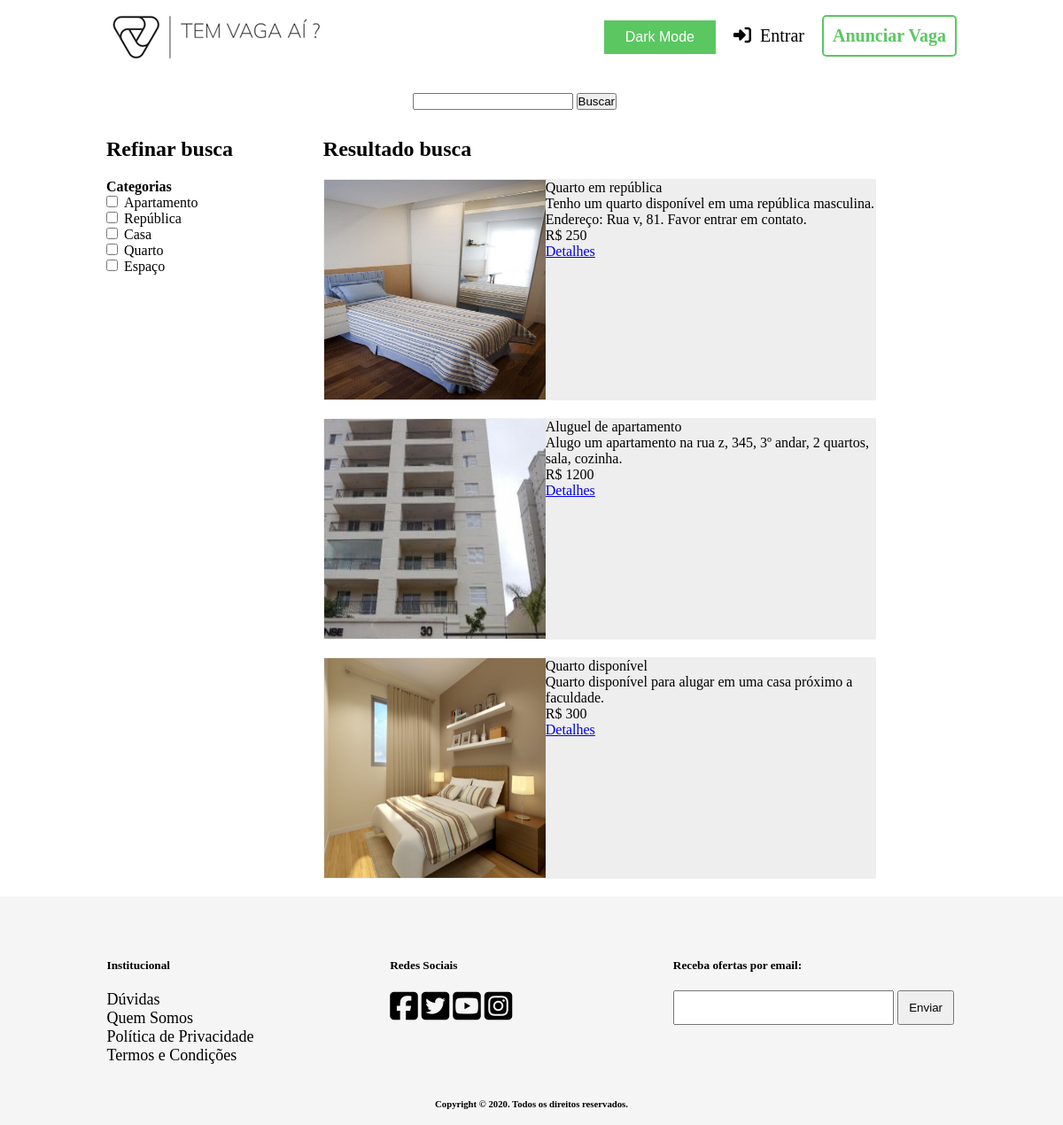
The app's page /paginas/resultadoBusca.php?buscar=Quarto with its own data.
### tables this page shows
CREATE TABLE IF NOT EXISTS Imagem (
    idImagem INT NOT NULL AUTO_INCREMENT PRIMARY KEY,
    url VARCHAR(90),
    Anuncio_idAnuncio INT
);

CREATE TABLE IF NOT EXISTS Anuncio (
    idAnuncio INT NOT NULL AUTO_INCREMENT PRIMARY KEY,
    titulo VARCHAR(45),
    descricao VARCHAR(150),
    valor FLOAT,
    Usuario_idUsuario INT
);

### classes/Categoria.class.php (called while the page is built, shortened)
<?php
class Categoria {
    public function getNomeDasCategorias () {
        global $pdo;
        $sql = $pdo->prepare("SELECT nome FROM Categoria");
        $sql->execute();
        $array = NULL;
        if ($sql->execute() == true) {
            if ($sql->rowCount() > 0) {
                $array = $sql->fetchAll(PDO::FETCH_COLUMN);
            }
        }
        return $array;
    }
}
?>

### classes/Anuncio.class.php (called while the page is built, shortened)
<?php
class Anuncio {
    public function getAnuncios ($termo) {
        global $pdo;
        $termo = $this->test_input($termo);
        $sql = $pdo->prepare("SELECT * FROM Anuncio WHERE titulo LIKE LOWER (?) OR descricao LIKE LOWER (?)");
        $termoBuscar = '%'.$termo.'%';
        $sql->bindParam(1, $termoBuscar);
        $sql->bindParam(2, $termoBuscar);
        $array = NULL;
        if ($sql->execute() == true) {
            if ($sql->rowCount() > 0) {
                $array = $sql->fetchAll();
            }
        }
        return $array;
    }
    public function getImagensPorAnuncio ($idAnuncio) {
        global $pdo;
        $sql = $pdo->prepare("SELECT * FROM Imagem WHERE Anuncio_idAnuncio = ?");
        $sql->bindParam(1, $idAnuncio);
        $array = NULL;
        if ($sql->execute() == true) {
            if ($sql->rowCount() > 0) {
                $array = $sql->fetchAll();
            }
        }
        return $array;
    }
    public function test_input($data) {
        $data = trim($data);
        $data = stripslashes($data);
        $data = htmlspecialchars($data);
        return $data;
    }
}
?>

### paginas/resultadoBusca.php (the view, shortened to what this page needs)
<!DOCTYPE html>
<html lang="en" dir="ltr">
    <head>
        <link rel="stylesheet" href="../css/footer.css">
        <link rel="stylesheet" href="../css/header.css">
        <link rel="stylesheet" href="../css/resultadoBusca.css">
        <link rel="stylesheet" href="../css/darkMode.css">
    </head>
    <body>
        <?php require './header.php'; ?>
        <div class="conteudoPrincipal">
            <div class="buscaAvancada">
                <form class="" action="<?php echo htmlspecialchars($_SERVER["PHP_SELF"]);?>" method="get" id ='formID'>
                    <input type="text" name="buscar" value="">
                    <input type="submit" name="" value="Buscar">
                </form>
            </div>
            <div>
                <div class="refinarBusca">
                    <h2>Refinar busca</h2>
                    <div class="categorias">
                        <h4>Categorias</h4>
                        <?php
                        $pastaImagens = __ROOT__.'/imagens/anuncios/';
                        require '../classes/Categoria.class.php';
                        $c = new Categoria();
                        $categorias = $c->getNomeDasCategorias();
                        if (isset($categorias) && !empty($categorias)) {
                            foreach ($categorias as $cat){
                                echo "<input  name='categoria[]' form='formID' type='checkbox' style='margin-right: 7px;' value=".$cat.">".$cat."</input> <br>";
                            }
                        }
                        ?>
                    </div>
                </div>
                <div class="resultadoAnuncios">
                    <h2>Resultado busca</h2>
                    <?php
                    require '../classes/Anuncio.class.php';
                    $a = new Anuncio();
                    if (isset($_GET)) :
                        if (isset($_GET['categoria']) && count($_GET['categoria']) != 0) {
                            $resultadoBusca = $a->getAnunciosPorCategoria($_GET['categoria'], $_GET['buscar']);
                        } else {
                            if (!empty($_GET['buscar'])) {
                                $resultadoBusca = $a->getAnuncios($_GET['buscar']);
                            }
                        }
                        if (isset($resultadoBusca) && !empty($resultadoBusca)):
                            foreach ($resultadoBusca as $anuncio):
                            ?>
                                <div class='anuncio'>
                                    <div class='imagem'>
                                        <?php
                                        $imagens = $a->getImagensPorAnuncio($anuncio['idAnuncio']);
                                        if (isset($imagens) && !empty($imagens)) {
                                            foreach ($imagens as $img) {
                                                echo "<img src='".$pastaImagens.$img['url']."' alt=''>";
                                            }
                                        }
                                        ?>
                                    </div>
                                    <div class='info'>
                                        <span class="titulo"><?php echo $anuncio['titulo'] ?></span>
                                        <span class="descricao"><?php echo $anuncio['descricao'] ?></span>
                                        <span class="valor"><?php echo "R$ ".$anuncio['valor'] ?></span>
                                        <span class="detalhes"><a href="<?php echo __ROOT__."/paginas/detalhesAnuncios.php?idAnuncio=".$anuncio['idAnuncio'] ?>">Detalhes</a></span>
                                    </div>
                                </div>
                            <?php
                            endforeach;
                        else:
                            echo "<h4 style='padding-top: 20px;'>Nada encontrado</h4>";
                        endif;
                    else:
                        echo "<h4 style='padding-top: 20px;'>Nada encontrado</h4>";
                    endif;
                    ?>
                </div>
            </div>
        </div>
        <?php require './footer.php' ?>
    </body>
</html>

### css/header.css (style rules this page uses)
* { box-sizing: border-box; margin: 0; padding: 0; }
body { background-color: rgb(252,252,252); display: flex; flex-direction: column; justify-content: space-between; min-height: 100vh; }

### css/resultadoBusca.css (style rules this page uses)
.conteudoPrincipal { min-height: 64vh; margin: 0 auto; width: 80%; padding-top: 25px; }
.conteudoPrincipal > div:last-child { width: 100%; }
.buscaAvancada { display: flex; width: 96%; height: 50px; justify-content: center; }
.refinarBusca { display: inline-block; width: 25.5%; float: left; }
.resultadoAnuncios { width: 65%; display: inline-block; float: left; }
.categorias { padding-top: 20px; }
.anuncio { width: 100%; height: 250px; margin: 20px 0; background-color: #EEE; border: 1px solid #EEE; border-radius: 2px; }
.anuncio .imagem { display: inline-block; width: 250px; height: 100%; overflow: hidden; }
.anuncio .imagem img { width: 250px; height: 100%; }
.anuncio .info { display: inline-block; width: calc(100% - 250px); float: right; height: 100%; }
.anuncio .info span { display: block; }

### css/darkMode.css (style rules this page uses)
body { background-color: white; color: black; }

### records on screen
anuncio: titulo "Quarto em república", descricao "Tenho um quarto disponível em uma república masculina. Endereço: Rua v, 81. Favor entrar em contato.", valor "250"
imagem: url (picture)
anuncio: titulo "Aluguel de apartamento", descricao "Alugo um apartamento na rua z, 345, 3º andar, 2 quartos, sala, cozinha.", valor "1200"
imagem: url (picture)
anuncio: titulo "Quarto disponível", descricao "Quarto disponível para alugar em uma casa próximo a faculdade.", valor "300"
imagem: url (picture)

### other values on screen
$cat "Apartamento"
$cat "República"
$cat "Casa"
$cat "Quarto"
$cat "Espaço"
